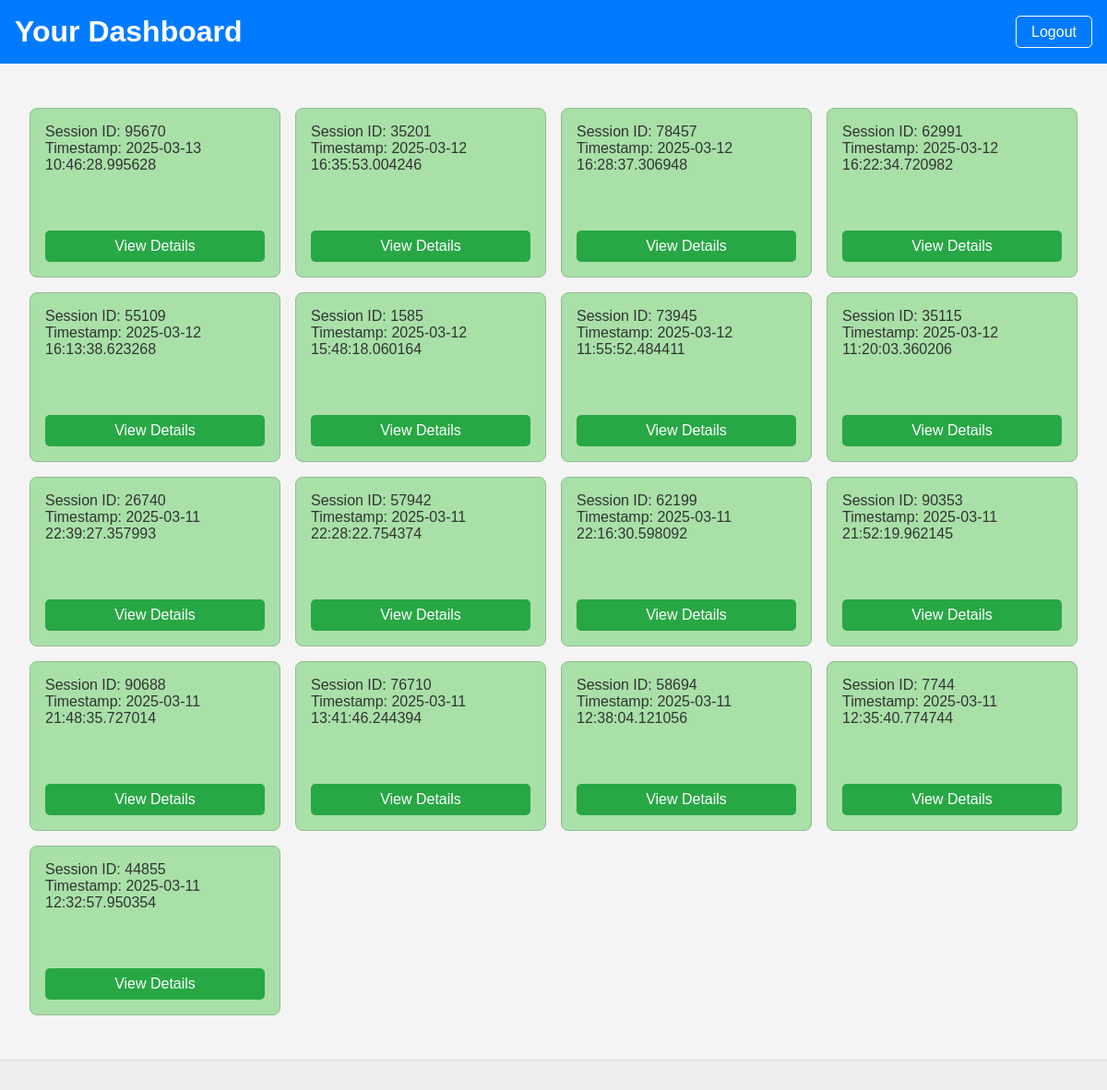
The page /dashboard (signed in) on the database as committed earlier.
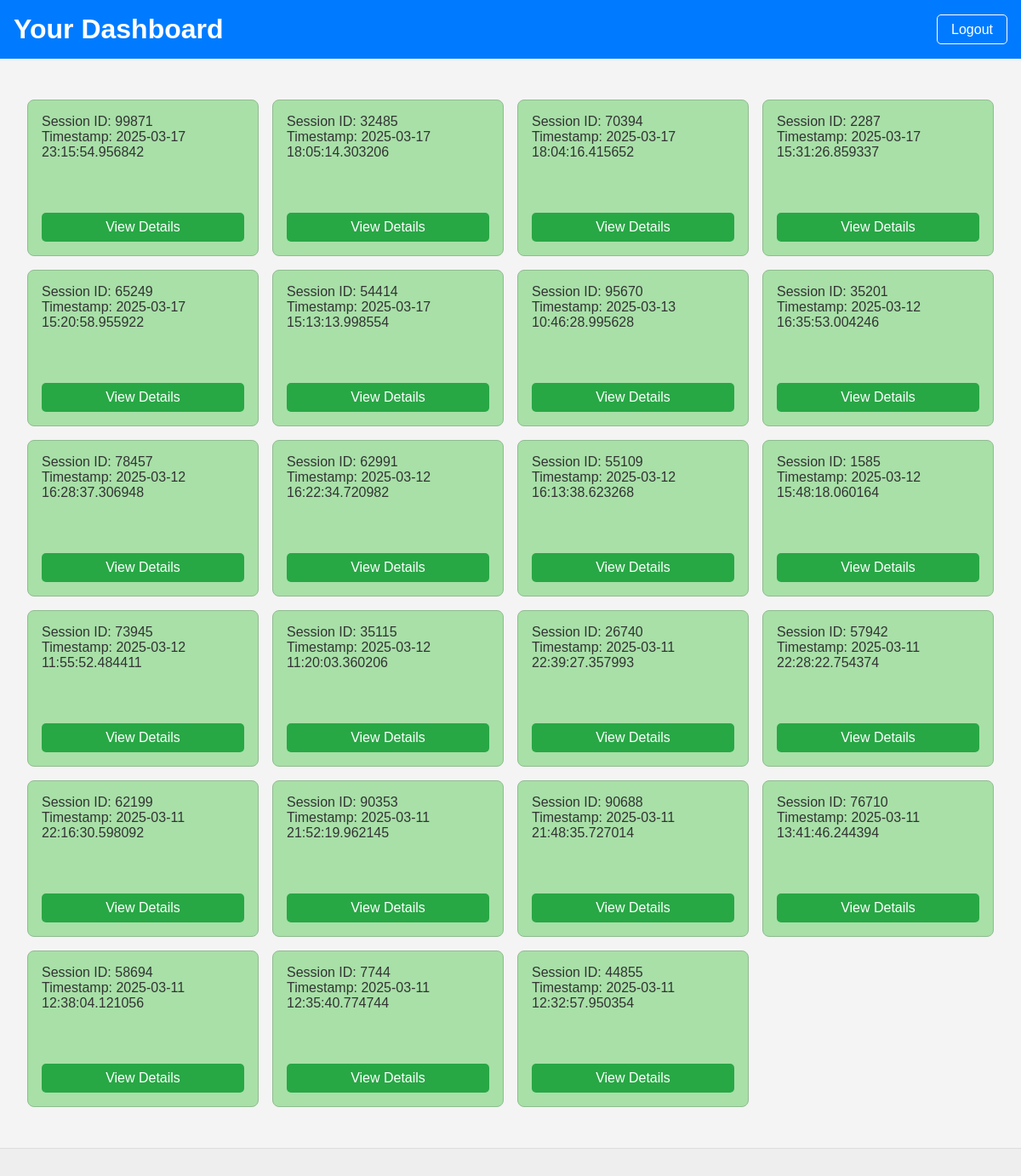
The same page on the database as committed later.
### tables this page shows
CREATE TABLE interviews (
    session_id INTEGER PRIMARY KEY,
    user_id INTEGER,
    interview_answers TEXT,
    interview_analysis TEXT,
    eye_contact REAL,
    timestamp DATETIME,
    FOREIGN KEY (user_id) REFERENCES users (user_id)
);

### app.py (the view)
@app.route('/dashboard')
@login_required
def dashboard():
    db = get_db()
    cursor = db.cursor()
    cursor.execute("SELECT session_id, timestamp FROM interviews ORDER BY timestamp DESC")
    sessions = cursor.fetchall()
    return render_template('dashboard.html', sessions=sessions)

### app.py (called while the page is built)
def get_db():
    db = getattr(g, '_database', None)
    if db is None:
        db = g._database = sqlite3.connect(DATABASE)
        db.row_factory = sqlite3.Row
    return db

@app.teardown_appcontext
def close_connection(exception):
    db = getattr(g, '_database', None)
    if db is not None:
        db.close()

@login_manager.user_loader
def load_user(user_id):
    db = get_db()
    cursor = db.cursor()
    cursor.execute("SELECT * FROM users WHERE user_id = ?", (user_id,))
    user = cursor.fetchone()
    if user:
        return User(user['user_id'], user['email'], user['password'])
    return None

### templates/dashboard.html (shortened to what this page needs)
<!DOCTYPE html>
<html lang="en">
<head>
    <link rel="stylesheet" href="{{ url_for('static', filename='dashboard_style.css') }}">
</head>
<body>
    <header>
        <h1>Your Dashboard</h1>
        <nav>
            <a href="/logout">Logout</a>
        </nav>
    </header>
    <main>
        <ul class="session-grid">
            {% for session in sessions %}
            <li class="session-box">
                <span class="session-info">
                    Session ID: {{ session.session_id }} <br> Timestamp: {{ session.timestamp }}
                </span>
                <a href="{{ url_for('view_session', session_id=session.session_id) }}" class="view-details-button">View Details</a>
            </li>
            {% endfor %}
        </ul>
    </main>
    <footer>
    </footer>
</body>
</html>

### static/dashboard_style.css (style rules this page uses)
body { font-family: sans-serif; margin: 0; padding: 0; background-color: #f4f4f4; color: #333; }
header { background-color: #007bff; color: white; padding: 1rem; display: flex; justify-content: space-between; align-items: center; }
header h1 { margin: 0; }
header nav a { color: white; text-decoration: none; padding: 0.5rem 1rem; border: 1px solid white; border-radius: 5px; }
main { padding: 2rem; }
.session-grid { list-style: none; padding: 0; display: grid; grid-template-columns: repeat(5, 1fr); gap: 1rem; }
.session-box { background-color: #a8e0a8; border: 1px solid #8fbc8f; padding: 1rem; display: flex; flex-direction: column; justify-content: space-between; min-height: 150px; border-radius: 8px; }
.session-info { margin-bottom: 1rem; }
.view-details-button { background-color: #28a745; color: white; padding: 0.5rem 1rem; text-decoration: none; border-radius: 5px; text-align: center; }
footer { text-align: center; padding: 1rem; background-color: #eee; border-top: 1px solid #ddd; }
@media (max-width: 1200px) { .session-grid { grid-template-columns: repeat(4, 1fr); } }

Rows that differ between the two databases and show on the page:
added interviews: session_id "99871", timestamp "2025-03-17 23:15:54.956842"
added interviews: session_id "32485", timestamp "2025-03-17 18:05:14.303206"
added interviews: session_id "70394", timestamp "2025-03-17 18:04:16.415652"
added interviews: session_id "2287", timestamp "2025-03-17 15:31:26.859337"
added interviews: session_id "65249", timestamp "2025-03-17 15:20:58.955922"
added interviews: session_id "54414", timestamp "2025-03-17 15:13:13.998554"
